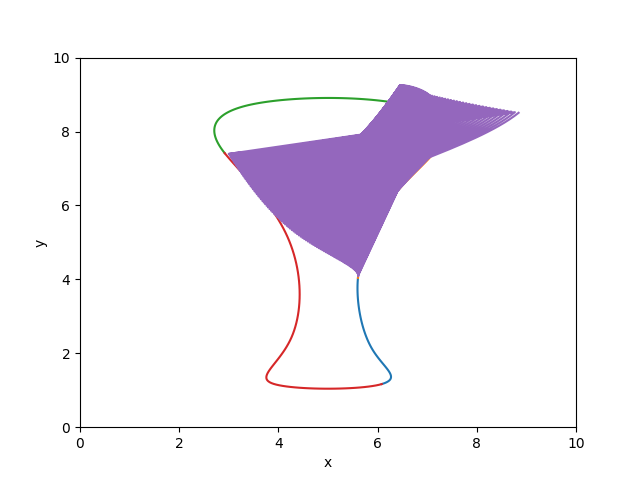

This chart was generated by the following Python code:
from pickletools import read_decimalnl_long
import numpy as np
import matplotlib.pyplot as plt
from functions import EvalBSpline


def PlotSurface(sets, UQ, p, V):
    # plotting the surface edge
    for Q in sets:
        Q = np.array(Q, dtype="float64")
        Z = np.array(EvalBSpline(V, Q, UQ, p, periodic=False)).T
        X, Y = Z.T
        plt.plot(X, Y)

    # setting Q_1, Q_2, Q_3, Q_4
    Q_1 = sets[0]
    Q_2 = sets[2]
    Q_3 = sets[1]
    Q_4 = sets[3]

    # computing boundary vectors
    c1_0 = np.array(EvalBSpline(0, Q_1, UQ, p, periodic=False)).T
    c1_1 = np.array(EvalBSpline(1, Q_1, UQ, p, periodic=False)).T
    c2_0 = np.array(EvalBSpline(0, Q_2, UQ, p, periodic=False)).T
    c2_1 = np.array(EvalBSpline(1, Q_2, UQ, p, periodic=False)).T

    # finding all points in the surface
    points = []
    for u in np.linspace(0.01, 1, 100, endpoint=False):
        for v in np.linspace(0.01, 1, 100, endpoint=False):
            c1 = np.array(EvalBSpline(u, Q_1, UQ, p, periodic=False)).T
            c2 = np.array(EvalBSpline(u, Q_2, UQ, p, periodic=False)).T
            d1 = np.array(EvalBSpline(v, Q_3, UQ, p, periodic=False)).T
            d2 = np.array(EvalBSpline(v, Q_4, UQ, p, periodic=False)).T

            rc = np.multiply(c1, 1 - v) + np.multiply(c2, v)
            rd = np.multiply(d1, 1 - u) + np.multiply(d2, u)

            rcd = np.multiply(c1_0, (1 - u) * (1 - v)) + np.multiply(c1_1, u * (1 - v)) + np.multiply(c2_0, (1 - u) * v) 
            + np.multiply(c2_1, u * v)

            S = rc + rd - rcd

            points.append(S)

    # plotting all points
    Z = np.array(points)
    X, Y = Z.T
    plt.plot(X, Y)

    # settings of plot
    plt.xlabel('x')
    plt.ylabel('y')
    plt.xlim(0, 10)
    plt.ylim(0, 10)
    plt.savefig("plot_surface.png")
    plt.close()
